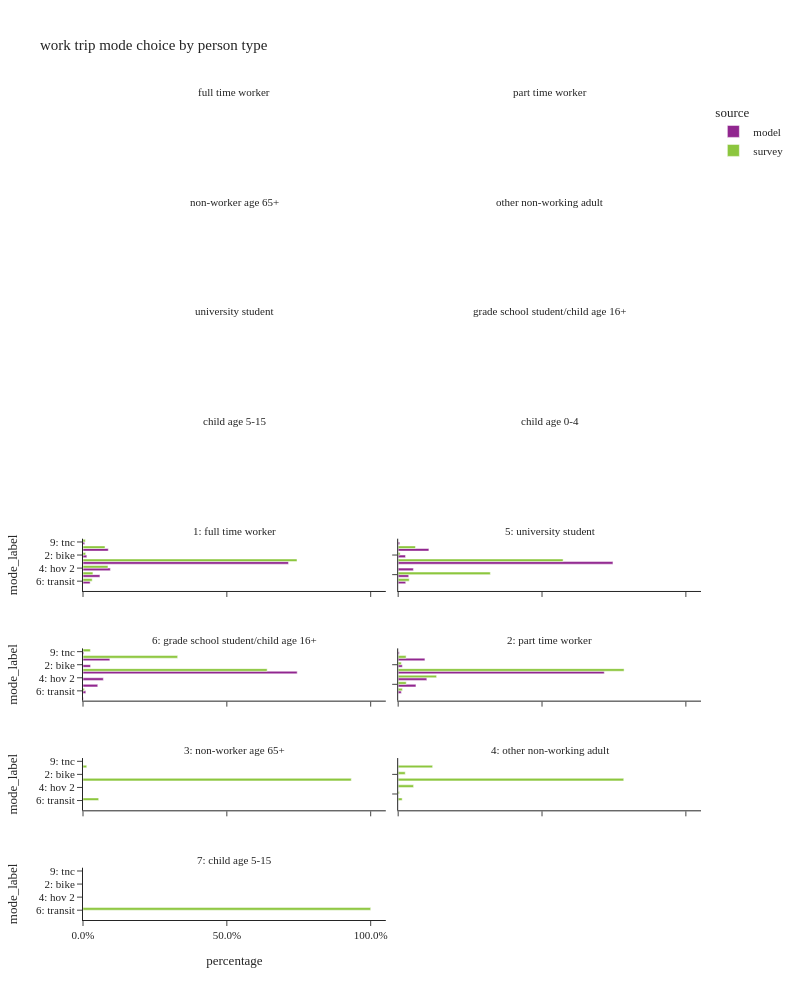

Here is the notebook cell this chart was saved with:
### Code cell
plot_mode_choice(wk_trip,"pptyp_label",
                 {"pptyp_label":["full time worker","part time worker","non-worker age 65+","other non-working adult",
                                 "university student","grade school student/child age 16+","child age 5-15","child age 0-4"],
                  "mode_label":["1: walk","2: bike","3: sov","4: hov 2","5: hov 3+","6: transit",
                                   "8: school bus","9: other–survey only"]},
                  "person type",2,1000)

### Figure 1 — Plotly figure (JSON) as saved in the notebook; plotly's stock layout.template omitted (floating-point values rounded to 4 significant figures)
{"data": [{"alignmentgroup": "True", "customdata": [[153453], [23113], [1247466], [166016], [102771], [43194], [10432]], "hovertemplate": "source=model<br>pptyp_label=1: full time worker<br>percentage=%{x}<br>mode_label=%{y}<br>sample count=%{customdata[0]}<extra></extra>", "legendgroup": "model", "marker": {"color": "#91268F", "pattern": {"shape": ""}}, "name": "model", "offsetgroup": "model", "orientation": "h", "showlegend": true, "textposition": "auto", "type": "bar", "x": [0.08787, 0.01323, 0.7143, 0.09506, 0.05885, 0.02473, 0.005973], "xaxis": "x7", "y": ["1: walk", "2: bike", "3: sov", "4: hov 2", "5: hov 3+", "6: transit", "9: tnc"], "yaxis": "y7"}, {"alignmentgroup": "True", "customdata": [[32], [290], [103], [1326], [103], [48], [208], [11]], "hovertemplate": "source=survey<br>pptyp_label=1: full time worker<br>percentage=%{x}<br>mode_label=%{y}<br>sample count=%{customdata[0]}<extra></extra>", "legendgroup": "survey", "marker": {"color": "#8CC63E", "pattern": {"shape": ""}}, "name": "survey", "offsetgroup": "survey", "orientation": "h", "showlegend": true, "textposition": "auto", "type": "bar", "x": [0.009356, 0.07658, 0.009143, 0.7439, 0.08676, 0.0345, 0.03195, 0.007845], "xaxis": "x7", "y": [null, "1: walk", "2: bike", "3: sov", "4: hov 2", "5: hov 3+", "6: transit", "9: tnc"], "yaxis": "y7"}, {"alignmentgroup": "True", "customdata": [[6717], [1600], [46984], [3325], [2308], [1652], [344]], "hovertemplate": "source=model<br>pptyp_label=5: university student<br>percentage=%{x}<br>mode_label=%{y}<br>sample count=%{customdata[0]}<extra></extra>", "legendgroup": "model", "marker": {"color": "#91268F", "pattern": {"shape": ""}}, "name": "model", "offsetgroup": "model", "orientation": "h", "showlegend": false, "textposition": "auto", "type": "bar", "x": [0.1067, 0.02543, 0.7466, 0.05284, 0.03668, 0.02625, 0.005466], "xaxis": "x8", "y": ["1: walk", "2: bike", "3: sov", "4: hov 2", "5: hov 3+", "6: transit", "9: tnc"], "yaxis": "y8"}, {"alignmentgroup": "True", "customdata": [[1], [19], [2], [17], [3], [10]], "hovertemplate": "source=survey<br>pptyp_label=5: university student<br>percentage=%{x}<br>mode_label=%{y}<br>sample count=%{customdata[0]}<extra></extra>", "legendgroup": "survey", "marker": {"color": "#8CC63E", "pattern": {"shape": ""}}, "name": "survey", "offsetgroup": "survey", "orientation": "h", "showlegend": false, "textposition": "auto", "type": "bar", "x": [0.001041, 0.06007, 0.006793, 0.5733, 0.3204, 0.03842], "xaxis": "x8", "y": [null, "1: walk", "2: bike", "3: sov", "5: hov 3+", "6: transit"], "yaxis": "y8"}, {"alignmentgroup": "True", "customdata": [[2208], [621], [17622], [1674], [1213], [232], [29], [70]], "hovertemplate": "source=model<br>pptyp_label=6: grade school student/child age 16+<br>percentage=%{x}<br>mode_label=%{y}<br>sample count=%{customdata[0]}<extra></extra>", "legendgroup": "model", "marker": {"color": "#91268F", "pattern": {"shape": ""}}, "name": "model", "offsetgroup": "model", "orientation": "h", "showlegend": false, "textposition": "auto", "type": "bar", "x": [0.09329, 0.02624, 0.7445, 0.07073, 0.05125, 0.009802, 0.001225, 0.002957], "xaxis": "x5", "y": ["1: walk", "2: bike", "3: sov", "4: hov 2", "5: hov 3+", "6: transit", "8: school bus", "9: tnc"], "yaxis": "y5"}, {"alignmentgroup": "True", "customdata": [[2], [8], [1], [1]], "hovertemplate": "source=survey<br>pptyp_label=6: grade school student/child age 16+<br>percentage=%{x}<br>mode_label=%{y}<br>sample count=%{customdata[0]}<extra></extra>", "legendgroup": "survey", "marker": {"color": "#8CC63E", "pattern": {"shape": ""}}, "name": "survey", "offsetgroup": "survey", "orientation": "h", "showlegend": false, "textposition": "auto", "type": "bar", "x": [0.329, 0.6401, 0.005255, 0.02561], "xaxis": "x5", "y": ["1: walk", "3: sov", "6: transit", "9: tnc"], "yaxis": "y5"}, {"alignmentgroup": "True", "customdata": [[29820], [4628], [229856], [31957], [19824], [3540], [1216]], "hovertemplate": "source=model<br>pptyp_label=2: part time worker<br>percentage=%{x}<br>mode_label=%{y}<br>sample count=%{customdata[0]}<extra></extra>", "legendgroup": "model", "marker": {"color": "#91268F", "pattern": {"shape": ""}}, "name": "model", "offsetgroup": "model", "orientation": "h", "showlegend": false, "textposition": "auto", "type": "bar", "x": [0.09294, 0.01442, 0.7164, 0.0996, 0.06179, 0.01103, 0.00379], "xaxis": "x6", "y": ["1: walk", "2: bike", "3: sov", "4: hov 2", "5: hov 3+", "6: transit", "9: tnc"], "yaxis": "y6"}, {"alignmentgroup": "True", "customdata": [[35], [17], [231], [31], [7], [23], [2]], "hovertemplate": "source=survey<br>pptyp_label=2: part time worker<br>percentage=%{x}<br>mode_label=%{y}<br>sample count=%{customdata[0]}<extra></extra>", "legendgroup": "survey", "marker": {"color": "#8CC63E", "pattern": {"shape": ""}}, "name": "survey", "offsetgroup": "survey", "orientation": "h", "showlegend": false, "textposition": "auto", "type": "bar", "x": [0.02748, 0.01081, 0.7852, 0.1335, 0.02799, 0.01483, 0.0001284], "xaxis": "x6", "y": ["1: walk", "2: bike", "3: sov", "4: hov 2", "5: hov 3+", "6: transit", "9: tnc"], "yaxis": "y6"}, {"alignmentgroup": "True", "customdata": [[1], [5], [1]], "hovertemplate": "source=survey<br>pptyp_label=3: non-worker age 65+<br>percentage=%{x}<br>mode_label=%{y}<br>sample count=%{customdata[0]}<extra></extra>", "legendgroup": "survey", "marker": {"color": "#8CC63E", "pattern": {"shape": ""}}, "name": "survey", "offsetgroup": "survey", "orientation": "h", "showlegend": false, "textposition": "auto", "type": "bar", "x": [0.01301, 0.9325, 0.05447], "xaxis": "x3", "y": ["1: walk", "3: sov", "6: transit"], "yaxis": "y3"}, {"alignmentgroup": "True", "customdata": [[2], [1], [10], [2], [2], [4]], "hovertemplate": "source=survey<br>pptyp_label=4: other non-working adult<br>percentage=%{x}<br>mode_label=%{y}<br>sample count=%{customdata[0]}<extra></extra>", "legendgroup": "survey", "marker": {"color": "#8CC63E", "pattern": {"shape": ""}}, "name": "survey", "offsetgroup": "survey", "orientation": "h", "showlegend": false, "textposition": "auto", "type": "bar", "x": [0.1198, 0.02448, 0.784, 0.05348, 0.004463, 0.01382], "xaxis": "x4", "y": ["1: walk", "2: bike", "3: sov", "4: hov 2", "5: hov 3+", "6: transit"], "yaxis": "y4"}, {"alignmentgroup": "True", "customdata": [[1]], "hovertemplate": "source=survey<br>pptyp_label=7: child age 5-15<br>percentage=%{x}<br>mode_label=%{y}<br>sample count=%{customdata[0]}<extra></extra>", "legendgroup": "survey", "marker": {"color": "#8CC63E", "pattern": {"shape": ""}}, "name": "survey", "offsetgroup": "survey", "orientation": "h", "showlegend": false, "textposition": "auto", "type": "bar", "x": [1.0], "xaxis": "x", "y": ["6: transit"], "yaxis": "y"}], "layout": {"annotations": [{"font": {}, "showarrow": false, "text": "7: child age 5-15", "x": 0.245, "xanchor": "center", "xref": "paper", "y": 0.06375, "yanchor": "bottom", "yref": "paper"}, {"font": {}, "showarrow": false, "text": "3: non-worker age 65+", "x": 0.245, "xanchor": "center", "xref": "paper", "y": 0.1975, "yanchor": "bottom", "yref": "paper"}, {"font": {}, "showarrow": false, "text": "4: other non-working adult", "x": 0.755, "xanchor": "center", "xref": "paper", "y": 0.1975, "yanchor": "bottom", "yref": "paper"}, {"font": {}, "showarrow": false, "text": "6: grade school student/child age 16+", "x": 0.245, "xanchor": "center", "xref": "paper", "y": 0.3313, "yanchor": "bottom", "yref": "paper"}, {"font": {}, "showarrow": false, "text": "2: part time worker", "x": 0.755, "xanchor": "center", "xref": "paper", "y": 0.3313, "yanchor": "bottom", "yref": "paper"}, {"font": {}, "showarrow": false, "text": "1: full time worker", "x": 0.245, "xanchor": "center", "xref": "paper", "y": 0.465, "yanchor": "bottom", "yref": "paper"}, {"font": {}, "showarrow": false, "text": "5: university student", "x": 0.755, "xanchor": "center", "xref": "paper", "y": 0.465, "yanchor": "bottom", "yref": "paper"}, {"font": {}, "showarrow": false, "text": "child age 5-15", "x": 0.245, "xanchor": "center", "xref": "paper", "y": 0.5988, "yanchor": "bottom", "yref": "paper"}, {"font": {}, "showarrow": false, "text": "child age 0-4", "x": 0.755, "xanchor": "center", "xref": "paper", "y": 0.5988, "yanchor": "bottom", "yref": "paper"}, {"font": {}, "showarrow": false, "text": "university student", "x": 0.245, "xanchor": "center", "xref": "paper", "y": 0.7325, "yanchor": "bottom", "yref": "paper"}, {"font": {}, "showarrow": false, "text": "grade school student/child age 16+", "x": 0.755, "xanchor": "center", "xref": "paper", "y": 0.7325, "yanchor": "bottom", "yref": "paper"}, {"font": {}, "showarrow": false, "text": "non-worker age 65+", "x": 0.245, "xanchor": "center", "xref": "paper", "y": 0.8662, "yanchor": "bottom", "yref": "paper"}, {"font": {}, "showarrow": false, "text": "other non-working adult", "x": 0.755, "xanchor": "center", "xref": "paper", "y": 0.8662, "yanchor": "bottom", "yref": "paper"}, {"font": {}, "showarrow": false, "text": "full time worker", "x": 0.245, "xanchor": "center", "xref": "paper", "y": 1.0, "yanchor": "bottom", "yref": "paper"}, {"font": {}, "showarrow": false, "text": "part time worker", "x": 0.755, "xanchor": "center", "xref": "paper", "y": 1.0, "yanchor": "bottom", "yref": "paper"}], "barmode": "group", "height": 1000, "legend": {"title": {"text": "source"}, "tracegroupgap": 0}, "title": {"text": "work trip mode choice by person type"}, "width": 800, "xaxis": {"anchor": "y", "domain": [0.0, 0.49], "tickformat": ".1%", "title": {"text": "percentage"}}, "xaxis10": {"anchor": "y10", "domain": [0.51, 1.0], "matches": "x", "showticklabels": false, "tickformat": ".1%"}, "xaxis11": {"anchor": "y11", "domain": [0.0, 0.49], "matches": "x", "showticklabels": false, "tickformat": ".1%"}, "xaxis12": {"anchor": "y12", "domain": [0.51, 1.0], "matches": "x", "showticklabels": false, "tickformat": ".1%"}, "xaxis13": {"anchor": "y13", "domain": [0.0, 0.49], "matches": "x", "showticklabels": false, "tickformat": ".1%"}, "xaxis14": {"anchor": "y14", "domain": [0.51, 1.0], "matches": "x", "showticklabels": false, "tickformat": ".1%"}, "xaxis15": {"anchor": "y15", "domain": [0.0, 0.49], "matches": "x", "showticklabels": false, "tickformat": ".1%"}, "xaxis16": {"anchor": "y16", "domain": [0.51, 1.0], "matches": "x", "showticklabels": false, "tickformat": ".1%"}, "xaxis2": {"anchor": "y2", "domain": [0.51, 1.0], "matches": "x", "tickformat": ".1%", "title": {"text": "percentage"}}, "xaxis3": {"anchor": "y3", "domain": [0.0, 0.49], "matches": "x", "showticklabels": false, "tickformat": ".1%"}, "xaxis4": {"anchor": "y4", "domain": [0.51, 1.0], "matches": "x", "showticklabels": false, "tickformat": ".1%"}, "xaxis5": {"anchor": "y5", "domain": [0.0, 0.49], "matches": "x", "showticklabels": false, "tickformat": ".1%"}, "xaxis6": {"anchor": "y6", "domain": [0.51, 1.0], "matches": "x", "showticklabels": false, "tickformat": ".1%"}, "xaxis7": {"anchor": "y7", "domain": [0.0, 0.49], "matches": "x", "showticklabels": false, "tickformat": ".1%"}, "xaxis8": {"anchor": "y8", "domain": [0.51, 1.0], "matches": "x", "showticklabels": false, "tickformat": ".1%"}, "xaxis9": {"anchor": "y9", "domain": [0.0, 0.49], "matches": "x", "showticklabels": false, "tickformat": ".1%"}, "yaxis": {"anchor": "x", "categoryarray": ["9: other–survey only", "8: school bus", "6: transit", "5: hov 3+", "4: hov 2", "3: sov", "2: bike", "1: walk"], "categoryorder": "array", "domain": [0.0, 0.06375], "title": {"text": "mode_label"}}, "yaxis10": {"anchor": "x10", "domain": [0.535, 0.5988], "matches": "y", "showticklabels": false}, "yaxis11": {"anchor": "x11", "categoryarray": ["9: other–survey only", "8: school bus", "6: transit", "5: hov 3+", "4: hov 2", "3: sov", "2: bike", "1: walk"], "categoryorder": "array", "domain": [0.6687, 0.7325], "matches": "y", "title": {"text": "mode_label"}}, "yaxis12": {"anchor": "x12", "domain": [0.6687, 0.7325], "matches": "y", "showticklabels": false}, "yaxis13": {"anchor": "x13", "categoryarray": ["9: other–survey only", "8: school bus", "6: transit", "5: hov 3+", "4: hov 2", "3: sov", "2: bike", "1: walk"], "categoryorder": "array", "domain": [0.8025, 0.8662], "matches": "y", "title": {"text": "mode_label"}}, "yaxis14": {"anchor": "x14", "domain": [0.8025, 0.8662], "matches": "y", "showticklabels": false}, "yaxis15": {"anchor": "x15", "categoryarray": ["9: other–survey only", "8: school bus", "6: transit", "5: hov 3+", "4: hov 2", "3: sov", "2: bike", "1: walk"], "categoryorder": "array", "domain": [0.9363, 1.0], "matches": "y", "title": {"text": "mode_label"}}, "yaxis16": {"anchor": "x16", "domain": [0.9363, 1.0], "matches": "y", "showticklabels": false}, "yaxis2": {"anchor": "x2", "domain": [0.0, 0.06375], "matches": "y", "showticklabels": false}, "yaxis3": {"anchor": "x3", "categoryarray": ["9: other–survey only", "8: school bus", "6: transit", "5: hov 3+", "4: hov 2", "3: sov", "2: bike", "1: walk"], "categoryorder": "array", "domain": [0.1338, 0.1975], "matches": "y", "title": {"text": "mode_label"}}, "yaxis4": {"anchor": "x4", "domain": [0.1338, 0.1975], "matches": "y", "showticklabels": false}, "yaxis5": {"anchor": "x5", "categoryarray": ["9: other–survey only", "8: school bus", "6: transit", "5: hov 3+", "4: hov 2", "3: sov", "2: bike", "1: walk"], "categoryorder": "array", "domain": [0.2675, 0.3313], "matches": "y", "title": {"text": "mode_label"}}, "yaxis6": {"anchor": "x6", "domain": [0.2675, 0.3313], "matches": "y", "showticklabels": false}, "yaxis7": {"anchor": "x7", "categoryarray": ["9: other–survey only", "8: school bus", "6: transit", "5: hov 3+", "4: hov 2", "3: sov", "2: bike", "1: walk"], "categoryorder": "array", "domain": [0.4012, 0.465], "matches": "y", "title": {"text": "mode_label"}}, "yaxis8": {"anchor": "x8", "domain": [0.4012, 0.465], "matches": "y", "showticklabels": false}, "yaxis9": {"anchor": "x9", "categoryarray": ["9: other–survey only", "8: school bus", "6: transit", "5: hov 3+", "4: hov 2", "3: sov", "2: bike", "1: walk"], "categoryorder": "array", "domain": [0.535, 0.5988], "matches": "y", "title": {"text": "mode_label"}}}}
